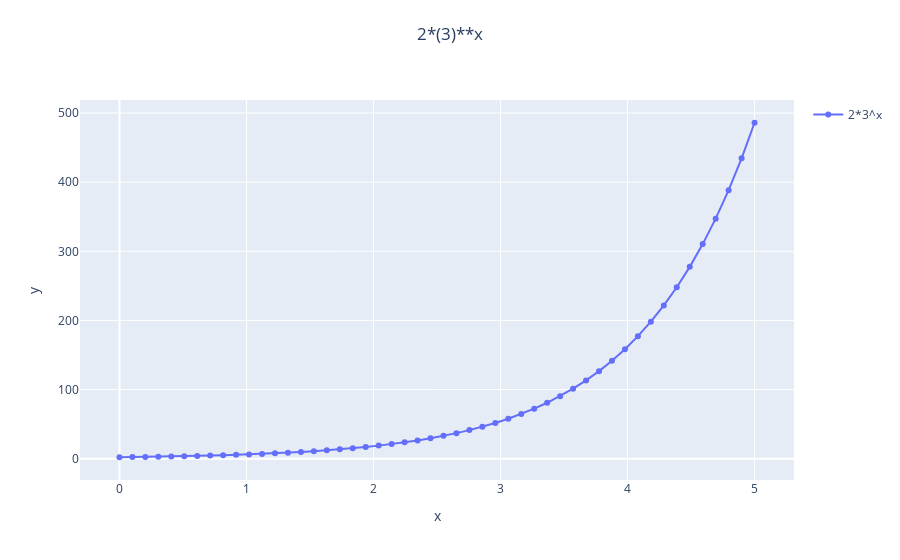

The code cell stored with this chart in its notebook:
### Markdown cell above
Start by defining the function:
```
f = 2*(3)**x
```
Then create a plot object using:
```
plot = graph_funs()
```
We can then add the function and its domain:
```
plot.add_fun(f, domain=[0, 5, 50])
```
You can then plot the graph using:
```
plot.plot_funs(plot_title="2*(3)**x")
```
## Assignment: Plotting a function
Study the code and the shape of the graph.<br>
1. Discuss the shape of the graph.
2. Why do you think the graph describes exponential growth?
3. Modify the function to plot:
  $$ y = \left( \frac{1}{2} \right)^x. $$
4. Discuss the shape of the new graph.
5. Why do you think the graph describes exponential decay?

### Code cell
# Define exponential function
f = 2*(3)**x

# Create a graph object
plot = graph_funs()

# Add to the list of functions:
plot.add_fun(f, domain=[0, 5, 50])
plot.plot_funs(plot_title="2*(3)**x")

### Figure 1 — Plotly figure (JSON) as saved in the notebook; plotly's stock layout.template omitted (floating-point values rounded to 4 significant figures)
{"data": [{"mode": "lines+markers", "name": "2*3^x", "showlegend": true, "type": "scatter", "x": [0, 0.102, 0.2041, 0.3061, 0.4082, 0.5102, 0.6122, 0.7143, 0.8163, 0.9184, 1.02, 1.122, 1.224, 1.327, 1.429, 1.531, 1.633, 1.735, 1.837, 1.939, 2.041, 2.143, 2.245, 2.347, 2.449, 2.551, 2.653, 2.755, 2.857, 2.959, 3.061, 3.163, 3.265, 3.367, 3.469, 3.571, 3.673, 3.776, 3.878, 3.98, 4.082, 4.184, 4.286, 4.388, 4.49, 4.592, 4.694, 4.796, 4.898, 5], "y": [2, 2.237, 2.503, 2.8, 3.132, 3.503, 3.919, 4.384, 4.904, 5.485, 6.136, 6.864, 7.678, 8.589, 9.608, 10.75, 12.02, 13.45, 15.04, 16.83, 18.83, 21.06, 23.56, 26.35, 29.48, 32.97, 36.89, 41.26, 46.16, 51.63, 57.76, 64.61, 72.27, 80.85, 90.44, 101.2, 113.2, 126.6, 141.6, 158.4, 177.2, 198.2, 221.7, 248.0, 277.5, 310.4, 347.2, 388.4, 434.5, 486]}], "layout": {"autosize": false, "title": {"text": "2*(3)**x", "x": 0.5, "xanchor": "center", "y": 0.95, "yanchor": "top"}, "xaxis": {"title": {"text": "x"}}, "yaxis": {"title": {"text": "y"}}}}
